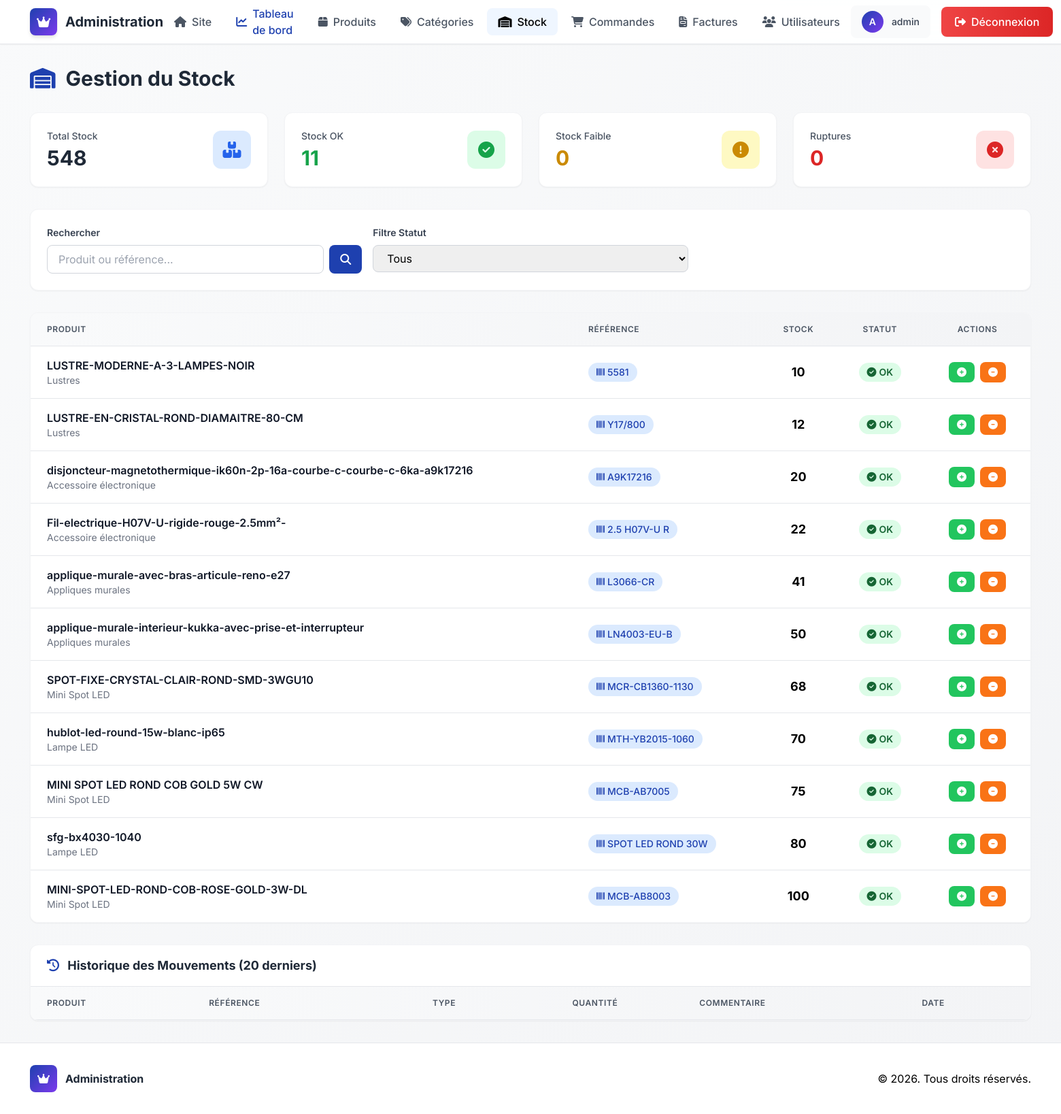
/admin/stock.php (signed in), run on the app's committed database.
### tables this page shows
CREATE TABLE `produits` (
  `id` int(11) NOT NULL,
  `nom` varchar(200) NOT NULL,
  `reference_produit` varchar(100) DEFAULT NULL,
  `description` text DEFAULT NULL,
  `prix` decimal(10,2) NOT NULL,
  `marque` varchar(100) DEFAULT NULL,
  `type_eclairage` varchar(100) DEFAULT NULL,
  `couleur` varchar(50) DEFAULT NULL,
  `image` varchar(255) DEFAULT NULL,
  `stock` int(11) DEFAULT 0,
  `categorie_id` int(11) DEFAULT NULL,
  `nouveau` tinyint(1) DEFAULT 0,
  `promo` tinyint(1) DEFAULT 0,
  `disponibilite` tinyint(1) DEFAULT 1,
  `date_creation` timestamp NOT NULL DEFAULT current_timestamp()
);

CREATE TABLE `categories` (
  `id` int(11) NOT NULL,
  `nom` varchar(100) NOT NULL,
  `description` text DEFAULT NULL
);

### admin/stock.php (the view, shortened to what the rows shown need)
<?php
require_once '../db/db.php';
$sql = "
    SELECT p.*, c.nom as categorie_nom,
           CASE
               WHEN p.stock = 0 THEN 'rupture'
               WHEN p.stock <= 5 THEN 'faible'
               ELSE 'disponible'
           END as statut_stock
    FROM produits p
    LEFT JOIN categories c ON p.categorie_id = c.id
    WHERE 1=1
";
$params = [];
$sql .= " ORDER BY p.stock ASC, p.nom ASC";
$stmt = $pdo->prepare($sql);
$stmt->execute($params);
$produits = $stmt->fetchAll();
?>
<!DOCTYPE html>
<html lang="fr">
<head>
    <script src="https://cdn.tailwindcss.com"></script>
    <link rel="stylesheet" href="https://cdnjs.cloudflare.com/ajax/libs/font-awesome/6.4.0/css/all.min.css">
</head>
<body class="bg-gradient-to-br from-gray-50 to-gray-100 min-h-screen font-sans antialiased flex flex-col">
    <nav class="bg-white border-b border-gray-200 sticky top-0 z-50 shadow-sm backdrop-blur-lg bg-opacity-90">
        <div class="container mx-auto px-6 lg:px-8">
            <div class="flex justify-between items-center h-16">
                <a href="dashboard.php" class="flex items-center space-x-3 group">
                    <div>
                        <h1 class="text-xl font-bold text-gray-800">Administration</h1>
                    </div>
                </a>
            </div>
        </div>
    </nav>
    <main class="container mx-auto px-6 lg:px-8 py-8 flex-grow">
        <div class="mb-8">
            <h2 class="text-3xl font-bold text-gray-800 mb-2">
                <i class="fas fa-warehouse text-primary mr-2"></i>
                Gestion du Stock
            </h2>
        </div>
        <div class="bg-white rounded-xl shadow-sm border border-gray-100 overflow-hidden mb-8">
            <div class="overflow-x-auto">
                <table class="w-full">
                    <thead class="bg-gradient-to-r from-gray-50 to-gray-100 border-b border-gray-200">
                        <tr>
                            <th class="px-6 py-4 text-left text-xs font-semibold text-gray-600 uppercase tracking-wider">Produit</th>
                            <th class="px-6 py-4 text-left text-xs font-semibold text-gray-600 uppercase tracking-wider">Référence</th>
                            <th class="px-6 py-4 text-center text-xs font-semibold text-gray-600 uppercase tracking-wider">Stock</th>
                            <th class="px-6 py-4 text-center text-xs font-semibold text-gray-600 uppercase tracking-wider">Statut</th>
                            <th class="px-6 py-4 text-center text-xs font-semibold text-gray-600 uppercase tracking-wider">Actions</th>
                        </tr>
                    </thead>
                    <tbody class="divide-y divide-gray-200 bg-white">
                        <?php foreach ($produits as $produit): ?>
                        <tr class="hover:bg-blue-50 transition-colors duration-150">
                            <td class="px-6 py-4">
                                <div>
                                    <p class="font-semibold text-gray-900"><?php echo htmlspecialchars($produit['nom']); ?></p>
                                    <p class="text-sm text-gray-500"><?php echo htmlspecialchars($produit['categorie_nom'] ?? 'N/A'); ?></p>
                                </div>
                            </td>
                            <td class="px-6 py-4">
                                <span class="inline-flex items-center px-3 py-1 rounded-full text-sm font-medium bg-blue-100 text-blue-800">
                                    <i class="fas fa-barcode mr-1 text-xs"></i>
                                    <?php echo htmlspecialchars($produit['reference_produit'] ?? 'N/A'); ?>
                                </span>
                            </td>
                            <td class="px-6 py-4 text-center">
                                <p class="font-bold text-lg"><?php echo $produit['stock']; ?></p>
                            </td>
                            <td class="px-6 py-4 text-center">
                                <?php if ($produit['statut_stock'] === 'rupture'): ?>
                                    <span class="inline-flex items-center px-3 py-1 rounded-full text-sm font-semibold bg-red-100 text-red-800">
                                        <i class="fas fa-times-circle mr-1"></i>Rupture
                                    </span>
                                <?php elseif ($produit['statut_stock'] === 'faible'): ?>
                                    <span class="inline-flex items-center px-3 py-1 rounded-full text-sm font-semibold bg-yellow-100 text-yellow-800">
                                        <i class="fas fa-exclamation-circle mr-1"></i>Faible
                                    </span>
                                <?php else: ?>
                                    <span class="inline-flex items-center px-3 py-1 rounded-full text-sm font-semibold bg-green-100 text-green-800">
                                        <i class="fas fa-check-circle mr-1"></i>OK
                                    </span>
                                <?php endif; ?>
                            </td>
                            <td class="px-6 py-4 text-center">
                                <div class="flex items-center justify-center gap-2">
                                    <button onclick="openModalAjouter(<?php echo $produit['id']; ?>, '<?php echo htmlspecialchars($produit['nom']); ?>')"
                                            class="inline-flex items-center px-3 py-2 bg-green-500 hover:bg-green-600 text-white rounded-lg text-sm font-semibold transition">
                                        <i class="fas fa-plus-circle"></i>
                                    </button>
                                    <button onclick="openModalRetirer(<?php echo $produit['id']; ?>, '<?php echo htmlspecialchars($produit['nom']); ?>', <?php echo $produit['stock']; ?>)"
                                            class="inline-flex items-center px-3 py-2 bg-orange-500 hover:bg-orange-600 text-white rounded-lg text-sm font-semibold transition">
                                        <i class="fas fa-minus-circle"></i>
                                    </button>
                                </div>
                            </td>
                        </tr>
                        <?php endforeach; ?>
                    </tbody>
                </table>
            </div>
        </div>
        <div class="bg-white rounded-xl shadow-sm border border-gray-100 overflow-hidden">
            <div class="overflow-x-auto">
                <table class="w-full">
                    <thead class="bg-gradient-to-r from-gray-50 to-gray-100 border-b border-gray-200">
                        <tr>
                            <th class="px-6 py-4 text-left text-xs font-semibold text-gray-600 uppercase tracking-wider">Produit</th>
                            <th class="px-6 py-4 text-left text-xs font-semibold text-gray-600 uppercase tracking-wider">Référence</th>
                            <th class="px-6 py-4 text-center text-xs font-semibold text-gray-600 uppercase tracking-wider">Type</th>
                            <th class="px-6 py-4 text-center text-xs font-semibold text-gray-600 uppercase tracking-wider">Quantité</th>
                            <th class="px-6 py-4 text-left text-xs font-semibold text-gray-600 uppercase tracking-wider">Commentaire</th>
                            <th class="px-6 py-4 text-left text-xs font-semibold text-gray-600 uppercase tracking-wider">Date</th>
                        </tr>
                    </thead>
                </table>
            </div>
        </div>
    </main>
</body>
</html>

### data on the page
produits: nom "LUSTRE-MODERNE-A-3-LAMPES-NOIR", categorie.nom "Lustres", reference_produit "5581", stock "10"
produits: nom "LUSTRE-EN-CRISTAL-ROND-DIAMAITRE-80-CM", categorie.nom "Lustres", reference_produit "Y17/800", stock "12"
produits: nom "disjoncteur-magnetothermique-ik60n-2p-16a-courbe-c-courbe-c-6ka-a9k17216", categorie.nom "Accessoire électronique", reference_produit "A9K17216", stock "20"
produits: nom "Fil-electrique-H07V-U-rigide-rouge-2.5mm²-", categorie.nom "Accessoire électronique", reference_produit "2.5 H07V-U R", stock "22"
produits: nom "applique-murale-avec-bras-articule-reno-e27", categorie.nom "Appliques murales", reference_produit "L3066-CR", stock "41"
produits: nom "applique-murale-interieur-kukka-avec-prise-et-interrupteur", categorie.nom "Appliques murales", reference_produit "LN4003-EU-B", stock "50"
produits: nom "SPOT-FIXE-CRYSTAL-CLAIR-ROND-SMD-3WGU10", categorie.nom "Mini Spot LED", reference_produit "MCR-CB1360-1130", stock "68"
produits: nom "hublot-led-round-15w-blanc-ip65", categorie.nom "Lampe LED", reference_produit "MTH-YB2015-1060", stock "70"
produits: nom "MINI SPOT LED ROND COB GOLD 5W CW", categorie.nom "Mini Spot LED", reference_produit "MCB-AB7005", stock "75"
produits: nom "sfg-bx4030-1040", categorie.nom "Lampe LED", reference_produit "SPOT LED ROND 30W", stock "80"
produits: nom "MINI-SPOT-LED-ROND-COB-ROSE-GOLD-3W-DL", categorie.nom "Mini Spot LED", reference_produit "MCB-AB8003", stock "100"

### other printed values
substr($_SESSION['username'], 0, 1) "A"
$_SESSION['username'] "admin"
$total_stock "548"
$stock_ok "11"
$stock_faible "0"
$ruptures "0"
